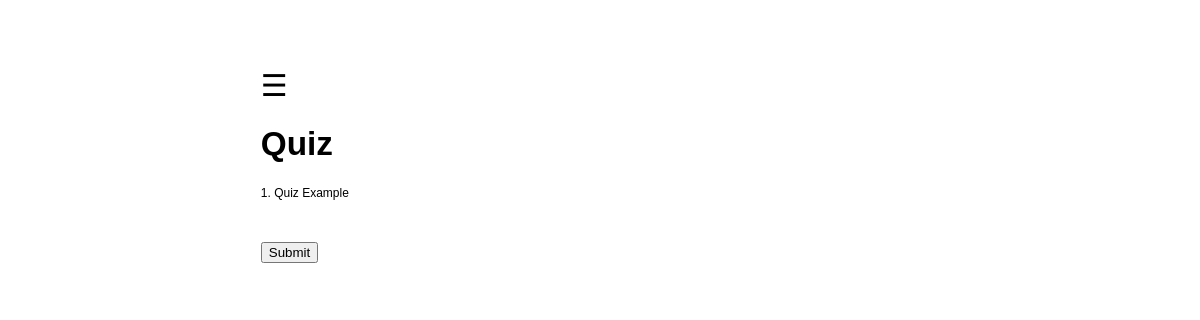
The app's page /lessons/quiz/1/ (signed in), older data.
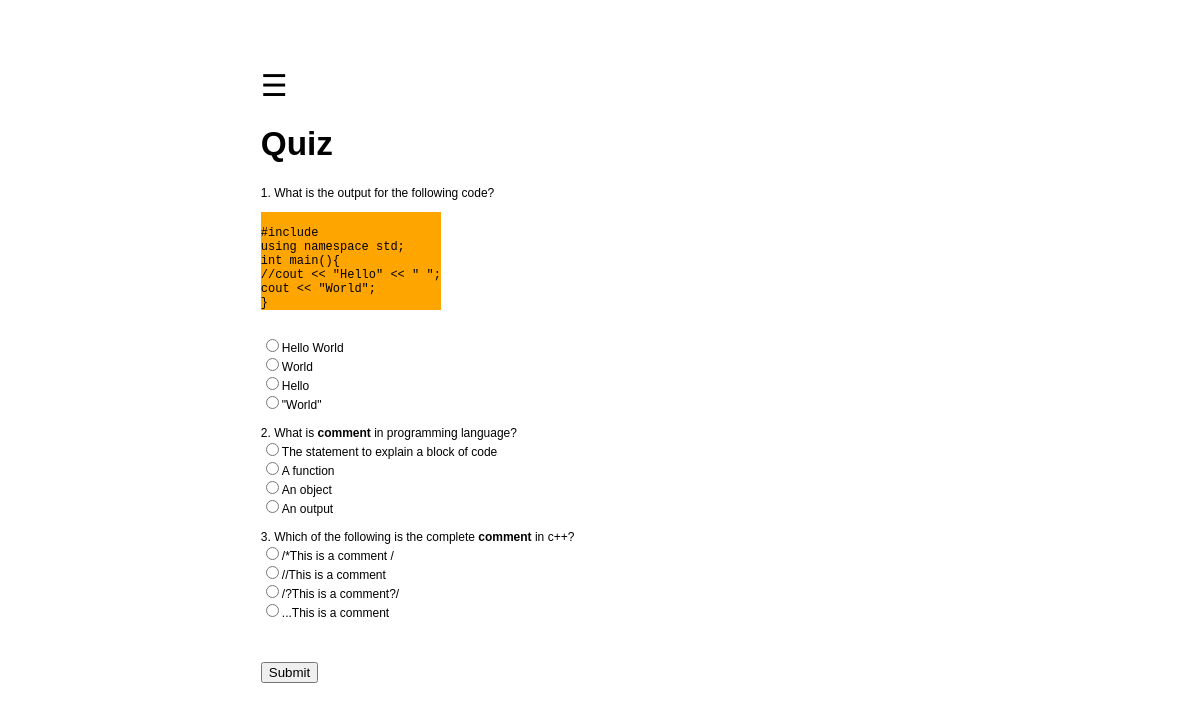
The same page, newer data.
### lessons/models.py (models this page shows, shortened)
class Quiz(models.Model):
    question_text = models.TextField()
    pub_date = models.DateTimeField('date published')
    lesson_num = models.IntegerField()
    lesson = models.ForeignKey(Lesson)
    answer = models.TextField()
    def was_published_recently(self):
        now = timezone.now()
        return now - datetime.timedelta(days=1) <= self.pub_date <= now
    was_published_recently.admin_order_field = 'pub_date'
    was_published_recently.boolean = True
    was_published_recently.short_description = 'Published recently?'

class Choice2(models.Model):
    question = models.ForeignKey(Quiz, on_delete=models.CASCADE)
    choice_text = models.TextField()
    answer = models.BooleanField()

### lessons/views.py (the view)
# urls.py: url(r'^quiz/(?P<pk>[0-9]+)/$', views.QuizDetail.as_view(), name='detailss'),
class QuizDetail(LoginRequiredMixin,generic.DetailView):
    model = Lesson
    template_name = 'lessons/quiz/quiz.html'
    def get_queryset(self):
        return Lesson.objects.order_by('lesson_id')

### lessons/templates/lessons/quiz/quiz.html (shortened to what this page needs)
{% extends "base.html" %}
{% block content %}
<h1>Quiz</h1>
<form id="quiz">
{% for quiz in lesson.quiz_set.all %} {% autoescape off %}{{quiz.lesson_num}}. {{ quiz.question_text }} {% endautoescape %}
<BR> {% for choice2 in quiz.choice2_set.all %} {% if choice2.answer %}
<input type="radio" name="quiz{{quiz.pk}}" value=1 />{% autoescape off %}{{ choice2.choice_text }}{% endautoescape %}
<BR> {% else %}
<input type="radio" name="quiz{{quiz.pk}}" value=0 />{% autoescape off %}{{ choice2.choice_text }}{% endautoescape %}
<BR> {% endif %}
{% endfor %}
<BR> {% endfor %}
    <BR>
    <BR>
    <input type="button" id="submit" value="Submit">
    <BR>
    <BR>
</form>
</div>
{% endblock %}

### lessons/templates/base.html (shortened to what this page needs)
 {% load static %}
<link rel="stylesheet" type="text/css" href="{% static 'lessons/style.css' %}" />
<div id="main">
    <span style="font-size:30px;cursor:crosshair;display:inline-block" onclick="openNav()">&#9776;</span>
{% block content %}
{% endblock %}

### lessons/static/lessons/style.css (style rules this page uses)
h1 { color: black; font-size: 25pt; font-family: Arial; }
b, B, strong, STRONG { font-weight: bold; color: black; }
pre { display: inline-block; background: orange; }
#main { transition: margin-left .5s; padding: 16px; top: 80%; left: 0; padding-top: 60px; margin-left: 20%; margin-right: 20%; }

Row changes from the older to the newer data that the page shows:
changed Quiz: question_text "Quiz Example" → "What is the output for the following code? #include using namespace std; int main(){ //cout << \"Hello\" << \" \"; cout << \"World\"; }"
added Choice2: choice_text "Hello World", shown under Quiz "1"
added Choice2: choice_text "World", shown under Quiz "1"
added Choice2: choice_text "Hello", shown under Quiz "1"
added Choice2: choice_text "\"World\"", shown under Quiz "1"
added Quiz: lesson_num "2", question_text "What is comment in programming language?"
added Choice2: choice_text "The statement to explain a block of code", shown under "2"
added Choice2: choice_text "A function", shown under "2"
added Choice2: choice_text "An object", shown under "2"
added Choice2: choice_text "An output", shown under "2"
added Quiz: lesson_num "3", question_text "Which of the following is the complete comment in c++?"
added Choice2: choice_text "/*This is a comment /", shown under "3"
added Choice2: choice_text "//This is a comment", shown under "3"
added Choice2: choice_text "/?This is a comment?/", shown under "3"
added Choice2: choice_text "...This is a comment", shown under "3"
